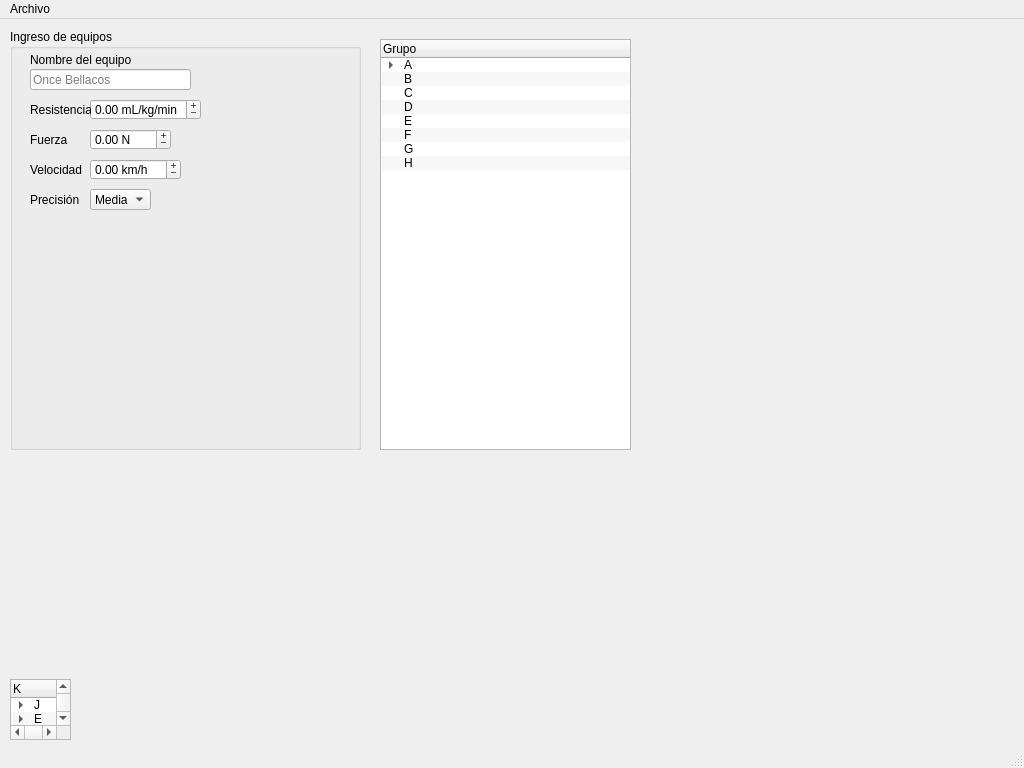
<?xml version="1.0" encoding="UTF-8"?>
<ui version="4.0">
 <class>MainWindow</class>
 <widget class="QMainWindow" name="MainWindow">
  <property name="geometry">
   <rect>
    <x>0</x>
    <y>0</y>
    <width>1024</width>
    <height>768</height>
   </rect>
  </property>
  <property name="sizePolicy">
   <sizepolicy hsizetype="Preferred" vsizetype="Preferred">
    <horstretch>0</horstretch>
    <verstretch>0</verstretch>
   </sizepolicy>
  </property>
  <property name="minimumSize">
   <size>
    <width>0</width>
    <height>0</height>
   </size>
  </property>
  <property name="windowTitle">
   <string>ＥＮＦＥＲＭＯＳ　ＰＯＲ　ＥＬ　ＦＵＴＢＯＬ</string>
  </property>
  <property name="autoFillBackground">
   <bool>false</bool>
  </property>
  <widget class="QWidget" name="centralWidget">
   <widget class="QGroupBox" name="groupBoxIngreso">
    <property name="geometry">
     <rect>
      <x>10</x>
      <y>10</y>
      <width>351</width>
      <height>421</height>
     </rect>
    </property>
    <property name="title">
     <string>Ingreso de equipos</string>
    </property>
    <widget class="QComboBox" name="comboBoxPrecision">
     <property name="geometry">
      <rect>
       <x>80</x>
       <y>160</y>
       <width>61</width>
       <height>21</height>
      </rect>
     </property>
     <property name="currentText">
      <string>Media</string>
     </property>
     <property name="currentIndex">
      <number>1</number>
     </property>
     <item>
      <property name="text">
       <string>Baja</string>
      </property>
     </item>
     <item>
      <property name="text">
       <string>Media</string>
      </property>
     </item>
     <item>
      <property name="text">
       <string>Alta</string>
      </property>
     </item>
    </widget>
    <widget class="QDoubleSpinBox" name="doubleSpinBoxResistencia">
     <property name="geometry">
      <rect>
       <x>80</x>
       <y>70</y>
       <width>111</width>
       <height>21</height>
      </rect>
     </property>
     <property name="wrapping">
      <bool>true</bool>
     </property>
     <property name="buttonSymbols">
      <enum>QAbstractSpinBox::PlusMinus</enum>
     </property>
     <property name="accelerated">
      <bool>true</bool>
     </property>
     <property name="showGroupSeparator" stdset="0">
      <bool>false</bool>
     </property>
     <property name="suffix">
      <string> mL/kg/min</string>
     </property>
     <property name="maximum">
      <double>200.000000000000000</double>
     </property>
     <property name="singleStep">
      <double>0.200000000000000</double>
     </property>
    </widget>
    <widget class="QDoubleSpinBox" name="doubleSpinBoxFuerza">
     <property name="geometry">
      <rect>
       <x>80</x>
       <y>100</y>
       <width>81</width>
       <height>21</height>
      </rect>
     </property>
     <property name="wrapping">
      <bool>true</bool>
     </property>
     <property name="buttonSymbols">
      <enum>QAbstractSpinBox::PlusMinus</enum>
     </property>
     <property name="accelerated">
      <bool>true</bool>
     </property>
     <property name="suffix">
      <string> N</string>
     </property>
     <property name="maximum">
      <double>5000.000000000000000</double>
     </property>
     <property name="singleStep">
      <double>5.000000000000000</double>
     </property>
    </widget>
    <widget class="QLabel" name="labelNombre">
     <property name="geometry">
      <rect>
       <x>20</x>
       <y>20</y>
       <width>161</width>
       <height>21</height>
      </rect>
     </property>
     <property name="text">
      <string>Nombre del equipo</string>
     </property>
    </widget>
    <widget class="QDoubleSpinBox" name="doubleSpinBoxVelocidad">
     <property name="geometry">
      <rect>
       <x>80</x>
       <y>130</y>
       <width>91</width>
       <height>21</height>
      </rect>
     </property>
     <property name="wrapping">
      <bool>true</bool>
     </property>
     <property name="buttonSymbols">
      <enum>QAbstractSpinBox::PlusMinus</enum>
     </property>
     <property name="accelerated">
      <bool>true</bool>
     </property>
     <property name="suffix">
      <string> km/h</string>
     </property>
     <property name="maximum">
      <double>100.000000000000000</double>
     </property>
     <property name="singleStep">
      <double>0.100000000000000</double>
     </property>
    </widget>
    <widget class="QLineEdit" name="lineEditNombre">
     <property name="geometry">
      <rect>
       <x>20</x>
       <y>40</y>
       <width>161</width>
       <height>21</height>
      </rect>
     </property>
     <property name="text">
      <string/>
     </property>
     <property name="placeholderText">
      <string>Once Bellacos</string>
     </property>
    </widget>
    <widget class="QLabel" name="labelVelocidad">
     <property name="geometry">
      <rect>
       <x>20</x>
       <y>130</y>
       <width>61</width>
       <height>21</height>
      </rect>
     </property>
     <property name="text">
      <string>Velocidad</string>
     </property>
    </widget>
    <widget class="QLabel" name="labelResistencia">
     <property name="geometry">
      <rect>
       <x>20</x>
       <y>70</y>
       <width>61</width>
       <height>21</height>
      </rect>
     </property>
     <property name="text">
      <string>Resistencia</string>
     </property>
    </widget>
    <widget class="QLabel" name="labelFuerza">
     <property name="geometry">
      <rect>
       <x>20</x>
       <y>100</y>
       <width>61</width>
       <height>21</height>
      </rect>
     </property>
     <property name="text">
      <string>Fuerza</string>
     </property>
    </widget>
    <widget class="QLabel" name="labelPrecision">
     <property name="geometry">
      <rect>
       <x>20</x>
       <y>160</y>
       <width>61</width>
       <height>21</height>
      </rect>
     </property>
     <property name="text">
      <string>Precisión</string>
     </property>
    </widget>
   </widget>
   <widget class="QTreeWidget" name="treeWidgetTest">
    <property name="geometry">
     <rect>
      <x>10</x>
      <y>660</y>
      <width>61</width>
      <height>61</height>
     </rect>
    </property>
    <property name="autoScrollMargin">
     <number>1</number>
    </property>
    <property name="alternatingRowColors">
     <bool>true</bool>
    </property>
    <property name="verticalScrollMode">
     <enum>QAbstractItemView::ScrollPerPixel</enum>
    </property>
    <property name="uniformRowHeights">
     <bool>true</bool>
    </property>
    <property name="sortingEnabled">
     <bool>true</bool>
    </property>
    <property name="animated">
     <bool>true</bool>
    </property>
    <column>
     <property name="text">
      <string>K</string>
     </property>
    </column>
    <column>
     <property name="text">
      <string>A</string>
     </property>
    </column>
    <column>
     <property name="text">
      <string>N</string>
     </property>
    </column>
    <item>
     <property name="text">
      <string>J</string>
     </property>
     <property name="text">
      <string/>
     </property>
     <property name="text">
      <string>T</string>
     </property>
     <item>
      <property name="text">
       <string/>
      </property>
      <property name="text">
       <string>O</string>
      </property>
      <property name="text">
       <string>E</string>
      </property>
     </item>
    </item>
    <item>
     <property name="text">
      <string>E</string>
     </property>
     <property name="text">
      <string>R</string>
     </property>
     <item>
      <property name="text">
       <string>N</string>
      </property>
      <property name="text">
       <string>S</string>
      </property>
      <property name="text">
       <string>I</string>
      </property>
      <item>
       <property name="text">
        <string/>
       </property>
       <property name="text">
        <string/>
       </property>
       <property name="text">
        <string>Hola mamasota</string>
       </property>
      </item>
     </item>
    </item>
   </widget>
   <widget class="QTreeWidget" name="treeWidgetGrupos">
    <property name="geometry">
     <rect>
      <x>380</x>
      <y>20</y>
      <width>251</width>
      <height>411</height>
     </rect>
    </property>
    <property name="autoScroll">
     <bool>false</bool>
    </property>
    <property name="autoScrollMargin">
     <number>1</number>
    </property>
    <property name="alternatingRowColors">
     <bool>true</bool>
    </property>
    <property name="verticalScrollMode">
     <enum>QAbstractItemView::ScrollPerPixel</enum>
    </property>
    <property name="animated">
     <bool>true</bool>
    </property>
    <property name="headerHidden">
     <bool>false</bool>
    </property>
    <column>
     <property name="text">
      <string>Grupo</string>
     </property>
    </column>
    <item>
     <property name="text">
      <string>A</string>
     </property>
     <item>
      <property name="text">
       <string>Colombia</string>
      </property>
     </item>
    </item>
    <item>
     <property name="text">
      <string>B</string>
     </property>
    </item>
    <item>
     <property name="text">
      <string>C</string>
     </property>
    </item>
    <item>
     <property name="text">
      <string>D</string>
     </property>
    </item>
    <item>
     <property name="text">
      <string>E</string>
     </property>
    </item>
    <item>
     <property name="text">
      <string>F</string>
     </property>
    </item>
    <item>
     <property name="text">
      <string>G</string>
     </property>
    </item>
    <item>
     <property name="text">
      <string>H</string>
     </property>
    </item>
   </widget>
  </widget>
  <widget class="QMenuBar" name="menubar">
   <property name="geometry">
    <rect>
     <x>0</x>
     <y>0</y>
     <width>1024</width>
     <height>21</height>
    </rect>
   </property>
   <widget class="QMenu" name="menuArchivo">
    <property name="title">
     <string>Archivo</string>
    </property>
    <addaction name="actionNueva_copa"/>
    <addaction name="actionCargar_copa"/>
    <addaction name="actionGuardar_copa"/>
    <addaction name="actionGuardar_copa_como"/>
    <addaction name="separator"/>
    <addaction name="actionSalir"/>
   </widget>
   <addaction name="menuArchivo"/>
  </widget>
  <widget class="QStatusBar" name="statusbar"/>
  <action name="actionNueva_copa">
   <property name="text">
    <string>Nueva copa...</string>
   </property>
  </action>
  <action name="actionCargar_copa">
   <property name="text">
    <string>Cargar copa...</string>
   </property>
  </action>
  <action name="actionGuardar_copa">
   <property name="text">
    <string>Guardar</string>
   </property>
  </action>
  <action name="actionGuardar_copa_como">
   <property name="text">
    <string>Guardar copa como...</string>
   </property>
  </action>
  <action name="actionSalir">
   <property name="text">
    <string>Salir</string>
   </property>
  </action>
 </widget>
 <resources/>
 <connections/>
</ui>
